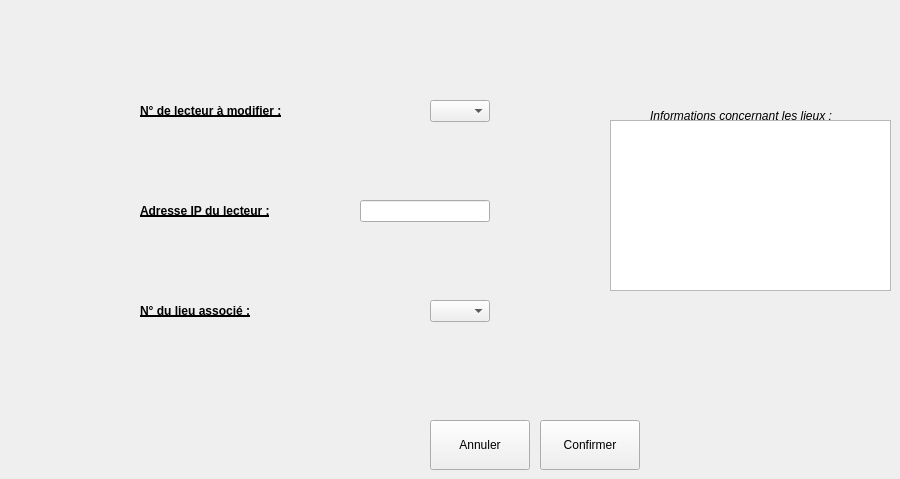
      <widget class="QWidget" name="tbModifierLecteur">
       <attribute name="title">
        <string>Modifier un lecteur existant...</string>
       </attribute>
       <widget class="QComboBox" name="cBoxNumLecteursModif">
        <property name="geometry">
         <rect>
          <x>430</x>
          <y>100</y>
          <width>60</width>
          <height>22</height>
         </rect>
        </property>
       </widget>
       <widget class="QLineEdit" name="lEditIPLecteur_Mod">
        <property name="geometry">
         <rect>
          <x>360</x>
          <y>200</y>
          <width>130</width>
          <height>22</height>
         </rect>
        </property>
       </widget>
       <widget class="QLabel" name="label_116">
        <property name="geometry">
         <rect>
          <x>140</x>
          <y>200</y>
          <width>171</width>
          <height>21</height>
         </rect>
        </property>
        <property name="font">
         <font>
          <weight>75</weight>
          <bold>true</bold>
          <underline>true</underline>
         </font>
        </property>
        <property name="text">
         <string>Adresse IP du lecteur :</string>
        </property>
       </widget>
       <widget class="QTextEdit" name="txtInfosLieuxForLecteur_2">
        <property name="geometry">
         <rect>
          <x>610</x>
          <y>120</y>
          <width>281</width>
          <height>171</height>
         </rect>
        </property>
        <property name="readOnly">
         <bool>false</bool>
        </property>
       </widget>
       <widget class="QPushButton" name="btAnnulerLectModif">
        <property name="geometry">
         <rect>
          <x>430</x>
          <y>420</y>
          <width>100</width>
          <height>50</height>
         </rect>
        </property>
        <property name="text">
         <string>Annuler</string>
        </property>
        <property name="icon">
         <iconset>
          <normaloff>C:/Users/Tom/Documents/ECOLE/BTS_IRIS_2/SuPerL/LINUX/FONCTIONNEL_RV1/Projet_Config/ressources/ButtonClose.png</normaloff>C:/Users/Tom/Documents/ECOLE/BTS_IRIS_2/SuPerL/LINUX/FONCTIONNEL_RV1/Projet_Config/ressources/ButtonClose.png</iconset>
        </property>
       </widget>
       <widget class="QLabel" name="label_134">
        <property name="geometry">
         <rect>
          <x>140</x>
          <y>300</y>
          <width>151</width>
          <height>21</height>
         </rect>
        </property>
        <property name="font">
         <font>
          <weight>75</weight>
          <bold>true</bold>
          <underline>true</underline>
         </font>
        </property>
        <property name="text">
         <string>N° du lieu associé :</string>
        </property>
       </widget>
       <widget class="QComboBox" name="cBoxLieuxForLecteur_Modif">
        <property name="geometry">
         <rect>
          <x>430</x>
          <y>300</y>
          <width>60</width>
          <height>22</height>
         </rect>
        </property>
       </widget>
       <widget class="QPushButton" name="btOkLectModif">
        <property name="geometry">
         <rect>
          <x>540</x>
          <y>420</y>
          <width>100</width>
          <height>50</height>
         </rect>
        </property>
        <property name="text">
         <string>Confirmer</string>
        </property>
        <property name="icon">
         <iconset>
          <normaloff>C:/Users/Tom/Documents/ECOLE/BTS_IRIS_2/SuPerL/LINUX/FONCTIONNEL_RV1/Projet_Config/ressources/bt_ok.png</normaloff>C:/Users/Tom/Documents/ECOLE/BTS_IRIS_2/SuPerL/LINUX/FONCTIONNEL_RV1/Projet_Config/ressources/bt_ok.png</iconset>
        </property>
       </widget>
       <widget class="QLabel" name="label_126">
        <property name="geometry">
         <rect>
          <x>140</x>
          <y>100</y>
          <width>181</width>
          <height>21</height>
         </rect>
        </property>
        <property name="font">
         <font>
          <weight>75</weight>
          <bold>true</bold>
          <underline>true</underline>
         </font>
        </property>
        <property name="text">
         <string>N° de lecteur à modifier :</string>
        </property>
       </widget>
       <widget class="QLabel" name="label_120">
        <property name="geometry">
         <rect>
          <x>650</x>
          <y>100</y>
          <width>221</width>
          <height>31</height>
         </rect>
        </property>
        <property name="font">
         <font>
          <weight>50</weight>
          <italic>true</italic>
          <bold>false</bold>
          <underline>false</underline>
         </font>
        </property>
        <property name="text">
         <string>Informations concernant les lieux :</string>
        </property>
       </widget>
      </widget>
